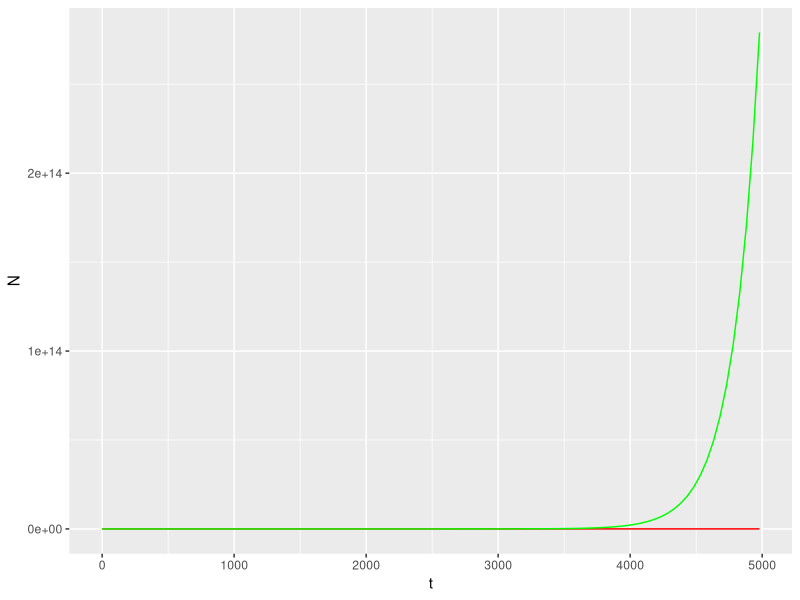

R code for this plot:

growth_data <- read.csv("experiment3.csv")

logistic_fun <- function(t) {
  
  N <- (N0*K*exp(r*t))/(K-N0+N0*exp(r*t))
  
  return(N)
  
}

exponential_fun <- function(t) {
  
  N <- (N0*exp(r*t))
  
  return(N)
  
  }
        
        N0 <- exp(8.542e+00) #N0 = exp(intercept from model1)
        
        r <- 4.964e-03 # r = gradient from model1
        
        K <- 4.882e+09 # K = intercept from model2
        
        install.packages("ggplot2")
        
        library(ggplot2)
        
        ggplot(aes(x=t, y=N), data = growth_data) +
          
          geom_function(fun=logistic_fun, colour="red") +
          
          geom_function(fun=exponential_fun, colour="green")
        
        #scale_y_continuous(trans='log10')
        